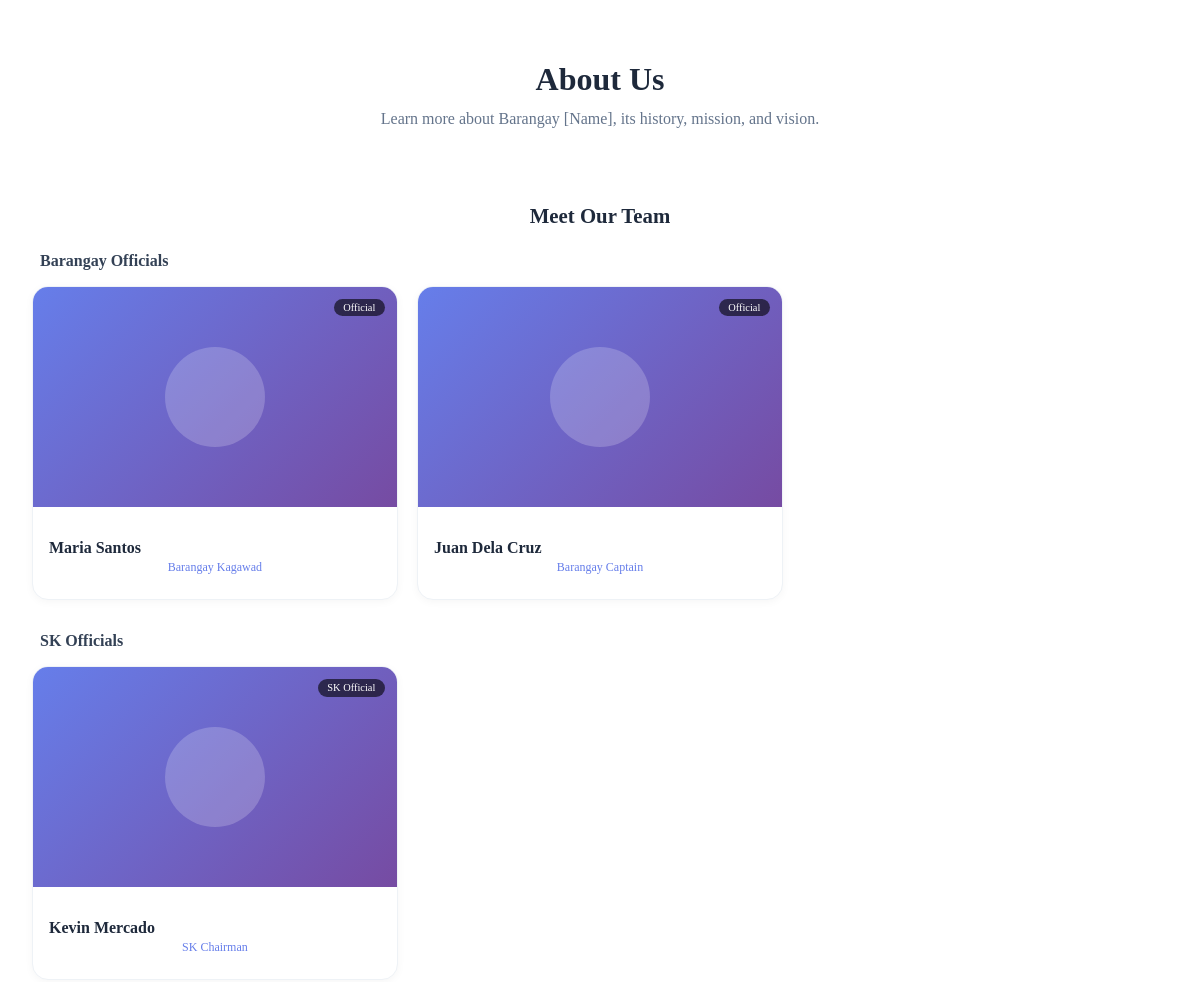
Before: /pages/about.php (upper part) with the older database file.
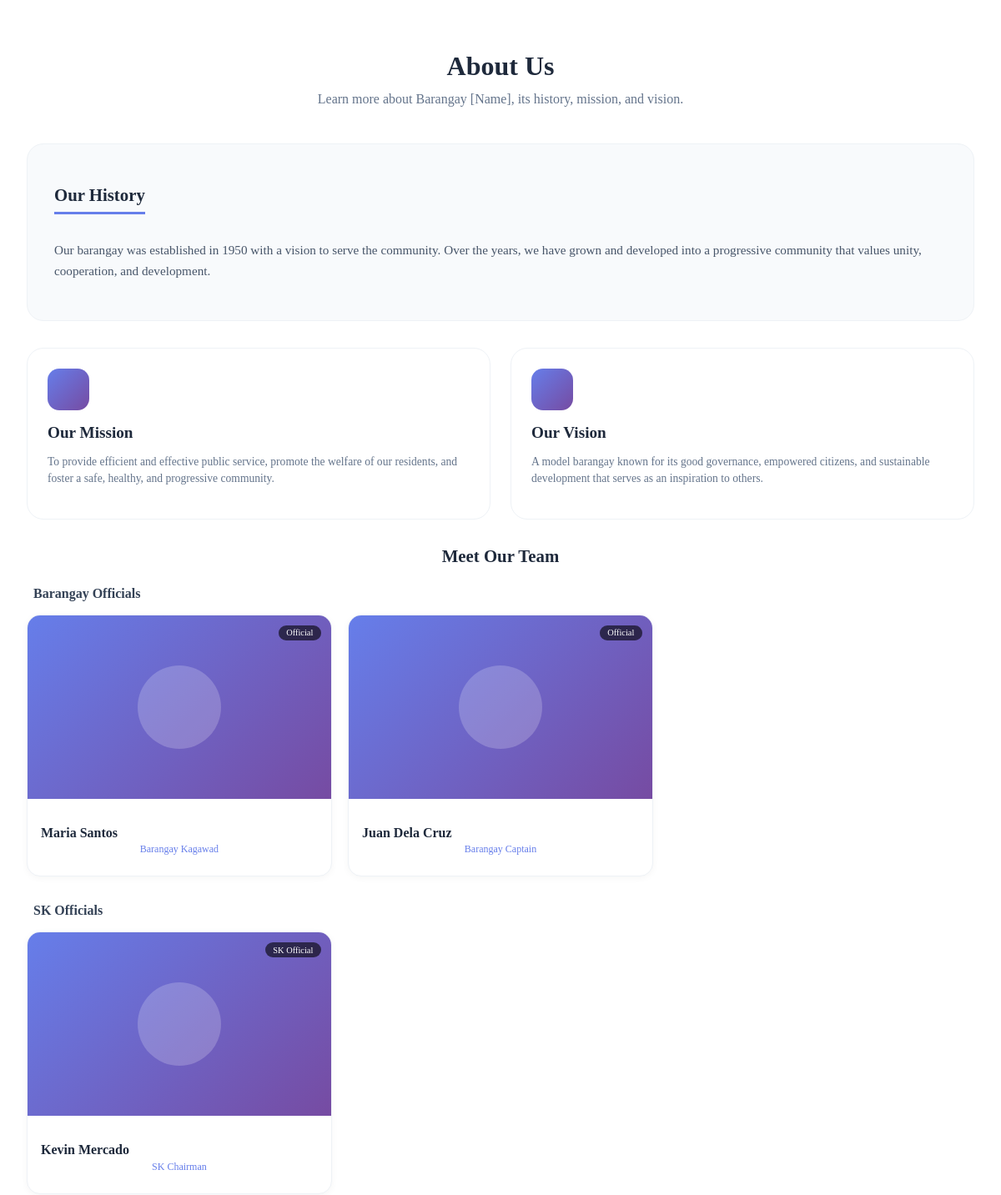
After: the same page with the newer database file.
### tables this page shows
CREATE TABLE `about_sections` (
  `id` int(11) NOT NULL,
  `page_id` int(11) DEFAULT NULL,
  `section_title` varchar(200) NOT NULL,
  `section_content` text NOT NULL,
  `section_type` varchar(50) DEFAULT 'general',
  `display_order` int(11) DEFAULT 0,
  `is_active` tinyint(1) DEFAULT 1,
  `created_at` timestamp NOT NULL DEFAULT current_timestamp(),
  `updated_at` timestamp NOT NULL DEFAULT current_timestamp() ON UPDATE current_timestamp()
);

### pages/about.php (the view, shortened to what the changed rows need)
<?php
$database = new Database();
$db = $database->getConnection();
$page_query = "SELECT * FROM pages WHERE page_name = 'about'";
$page_stmt = $db->prepare($page_query);
$page_stmt->execute();
$about_page = $page_stmt->fetch(PDO::FETCH_ASSOC);
$page_title_text = $about_page['title'] ?? 'About Us';
$create_team_table = "CREATE TABLE IF NOT EXISTS team_members (
    id INT PRIMARY KEY AUTO_INCREMENT,
    full_name VARCHAR(100) NOT NULL,
    position VARCHAR(100) NOT NULL,
    position_category ENUM('barangay_official', 'sk_official', 'staff', 'volunteer') DEFAULT 'barangay_official',
    biography TEXT,
    contact_info VARCHAR(255),
    profile_image VARCHAR(255),
    display_order INT DEFAULT 0,
    term_start DATE,
    term_end DATE,
    committee VARCHAR(100),
    is_active BOOLEAN DEFAULT TRUE,
    created_at TIMESTAMP DEFAULT CURRENT_TIMESTAMP,
    updated_at TIMESTAMP DEFAULT CURRENT_TIMESTAMP ON UPDATE CURRENT_TIMESTAMP
)";
try {
    $db->exec($create_team_table);
} catch (Exception $e) {
}
$create_about_table = "CREATE TABLE IF NOT EXISTS about_sections (
    id INT PRIMARY KEY AUTO_INCREMENT,
    page_id INT,
    section_type ENUM('history', 'mission', 'vision', 'officials', 'contact', 'general') DEFAULT 'general',
    section_title VARCHAR(255),
    section_content TEXT,
    display_order INT DEFAULT 0,
    is_active BOOLEAN DEFAULT TRUE,
    created_at TIMESTAMP DEFAULT CURRENT_TIMESTAMP,
    updated_at TIMESTAMP DEFAULT CURRENT_TIMESTAMP ON UPDATE CURRENT_TIMESTAMP,
    FOREIGN KEY (page_id) REFERENCES pages(id) ON DELETE CASCADE
)";
try {
    $db->exec($create_about_table);
} catch (Exception $e) {
}
$sections_query = "SELECT * FROM about_sections WHERE is_active = 1 ORDER BY display_order, id";
$sections_stmt = $db->prepare($sections_query);
$sections_stmt->execute();
$sections = $sections_stmt->fetchAll(PDO::FETCH_ASSOC);
if (empty($sections)) {
    $sections_stmt->execute();
    $sections = $sections_stmt->fetchAll(PDO::FETCH_ASSOC);
}
$team_query = "SELECT * FROM team_members WHERE is_active = 1 ORDER BY
                FIELD(position_category, 'barangay_official', 'sk_official', 'staff', 'volunteer'),
                display_order, full_name";
$team_stmt = $db->prepare($team_query);
$team_stmt->execute();
$team_members = $team_stmt->fetchAll(PDO::FETCH_ASSOC);
$history_content = '';
$mission_content = '';
$vision_content = '';
foreach ($sections as $section) {
    switch ($section['section_type']) {
        case 'history':
            $history_content = $section['section_content'];
            break;
        case 'mission':
            $mission_content = $section['section_content'];
            break;
        case 'vision':
            $vision_content = $section['section_content'];
            break;
    }
}
?>
<link rel="stylesheet" href="https://unpkg.com/leaflet@1.9.4/dist/leaflet.css" />
<div class="about-page">
    <div class="page-header">
        <h1><?php echo htmlspecialchars($page_title_text); ?></h1>
    </div>
    <?php if (!empty($history_content)): ?>
    <div class="history-section">
        <h2>Our History</h2>
        <p><?php echo nl2br(htmlspecialchars($history_content)); ?></p>
    </div>
    <?php endif; ?>
    <div class="mv-grid">
        <?php if (!empty($mission_content)): ?>
        <div class="mv-card">
            <div class="mv-icon">
            </div>
            <h2>Our Mission</h2>
            <p><?php echo nl2br(htmlspecialchars($mission_content)); ?></p>
        </div>
        <?php endif; ?>
        <?php if (!empty($vision_content)): ?>
        <div class="mv-card">
            <div class="mv-icon">
            </div>
            <h2>Our Vision</h2>
            <p><?php echo nl2br(htmlspecialchars($vision_content)); ?></p>
        </div>
        <?php endif; ?>
    </div>
    <?php if (!empty($team_members)): ?>
    <div class="team-section">
        <h2>Meet Our Team</h2>
    </div>
    <?php endif; ?>
</div>

Changed rows visible on the page:
added about_sections: section_content "Our barangay was established in 1950 with a vision to serve the community. Over the years, we have grown and developed into a progressive community that values unity, cooperation, and development."
added about_sections: section_content "To provide efficient and effective public service, promote the welfare of our residents, and foster a safe, healthy, and progressive community."
added about_sections: section_content "A model barangay known for its good governance, empowered citizens, and sustainable development that serves as an inspiration to others."
Other visible differences:
text now shown: "Our History Our Mission Our Vision"
